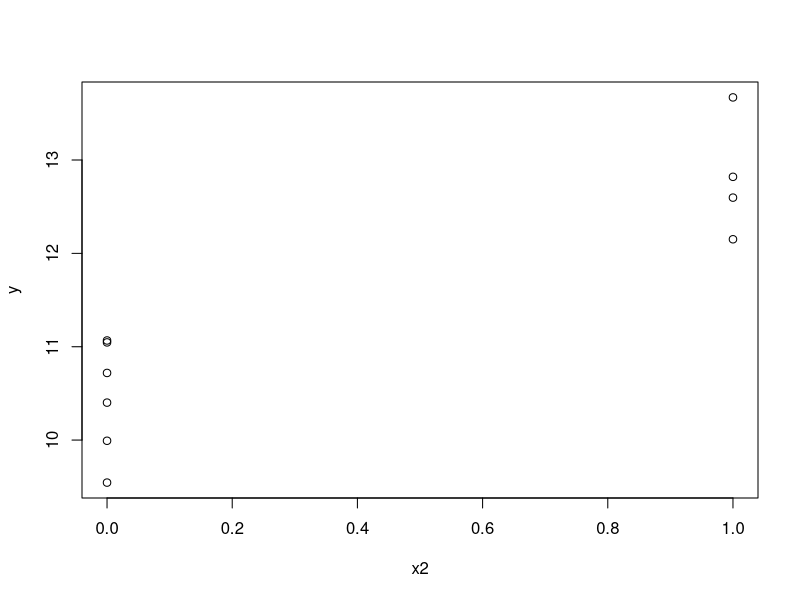
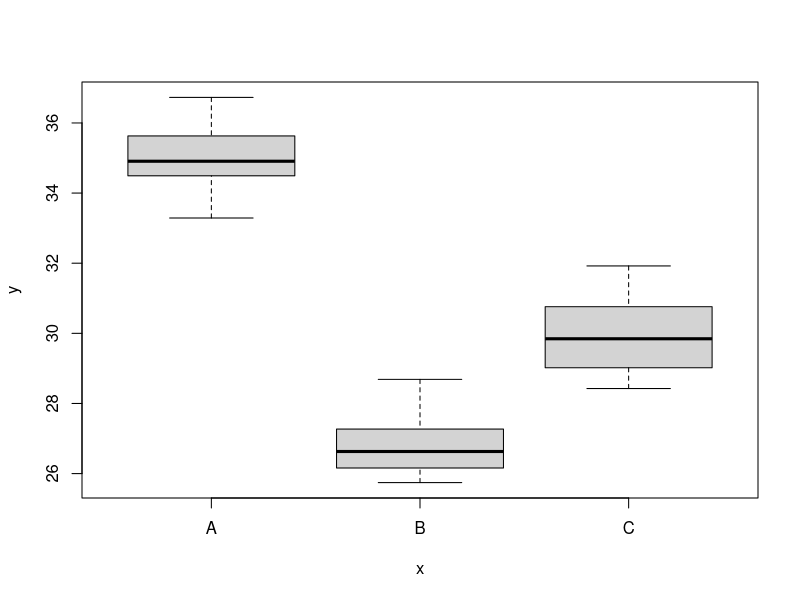

Generate these figures, in order, with R:


#-------------------------------------------------------------------------------
#-------------------------------------------------------------------------------
# Indikatorvariabler i regressionsmodeller
#-------------------------------------------------------------------------------
#-------------------------------------------------------------------------------


# om vi ha en kategorisk variabel som vi vill använda som förklarande variabel
# så måste vi koda den som en eller flera binära variabler (0/1) innan den
# används i en regressionmodell 

# detta kan göras på olika sätt i R.
# Det är viktigt att vi har koll på vad 1 och 0 betyder i vår kodning av 
# variablerna, eftersom det påverkar vår tolkning av våra parameterskattningar



#-------------------------------------------------------------------------------
# exempel med kategorisk variabel med två nivåer 
#-------------------------------------------------------------------------------
set.seed(34)
x1<-sample(x = c("A","B"),size = 10,replace = TRUE,prob = c(0.3,0.7))
table(x1)

# koda om
ifelse(test = x1=="B",yes = 1,no = 0)
ifelse(test = x1=="A",yes = 1,no = 0)

# alt
x2<-rep(0,10)
x2[x1=="A"]<-1
table(x2)


y<-10+3*x2+rnorm(n = 10)
lm(y~x2)
fitted(lm(y~x2))
plot(x2,y)



#-------------------------------------------------------------------------------
# exempel med kategorisk variabel med tre nivåer 
#-------------------------------------------------------------------------------

# har vi fler än två nivåer så behöver vi antal nivåer - 1 indikatorvariabler
# för att reporesentera variabeln, som om vi har tre nivåer behöver vi
# två nya binära variabler


set.seed(365)
x1<-sample(x = c("A","B","C"),size = 50,replace = TRUE,prob = c(0.2,0.3,0.5))
table(x1)

# koda om
x1_A<-ifelse(test = x1=="A",yes = 1,no = 0)
x1_B<-ifelse(test = x1=="B",yes = 1,no = 0)

# 
y<-30+5*x1_A -3*x1_B +rnorm(n = 50)
plot(as.factor(x1),y)

lm(y~x1_A+x1_B)




# alt: konvertera  x1 till en factor:
x1<-as.factor(x1)
lm(y~x1)
# nu sker omkodningen i bakgrunden i lm()


# ändra referenskategorin
x2<-relevel(x1,ref = "C")

lm(y~x2)


#-------------------------------------------------------------------------------
# model.matrix()
#-------------------------------------------------------------------------------

X<-data.frame(x=x1)
A<-model.matrix(object = ~.,data = X)
head(A,10)



